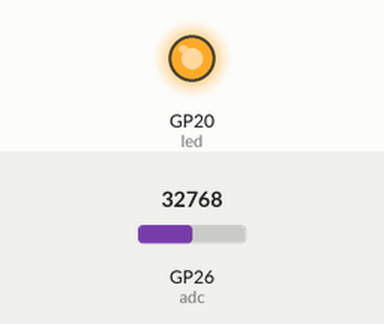
Simulated run of this program. Board: Raspberry Pi Pico running MicroPython. Parts: output pins drawn as LEDs (lit = HIGH). The inputs (shaded band) are chosen by the test bench; at power-on: GP26 (adc) = 32768 (analog values on the 0–65535 scale).

Above: at 1.2 s.
1.3 s: GP26 (adc) set to 7864
4.8 s: GP26 (adc) set to 0
At 6.3 s:
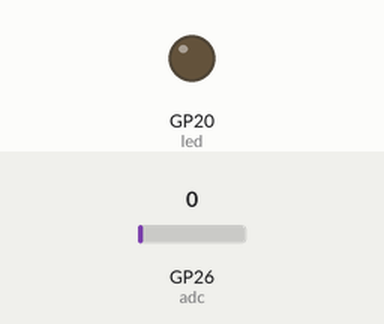
Timing chart, 0 to 7.8 s (numbered marks = the images above; inputs shaded):
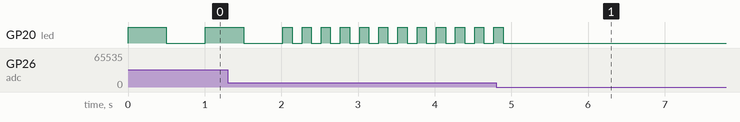

Measured:
- after the input at 4.8 s, GP20 (led): goes on until 4.9 s, then stays LOW
- by itself, GP20 (led): repeats every 0.25 s: HIGH 0.12 s, LOW 0.13 s

The program:

main.py
```python
from machine import ADC, PWM, Pin
import time

led = Pin(20, Pin.OUT)
adc = ADC(Pin(26))

def pulse(pin, high_time, low_time):

    pin.value(1)
    time.sleep(high_time)
    pin.value(0)
    time.sleep(low_time)

    # implementeer deze functie

while True:
    adc_value = adc.read_u16()
    tijd = adc_value / 65535
    pulse(led, tijd, tijd)
    time.sleep(0.01)

# while True:
#     adc_value = adc.read_u16()
#     time.sleep(0.01)
#     if adc.read_u16() == 0:
#         pulse(led, 1, 1)
#     if adc.read_u16() == 65535:
#         pulse(led, 0.5, 0.5)
# ik kon denk ik ook een for loop gebruiken maar dit werkt.
```
